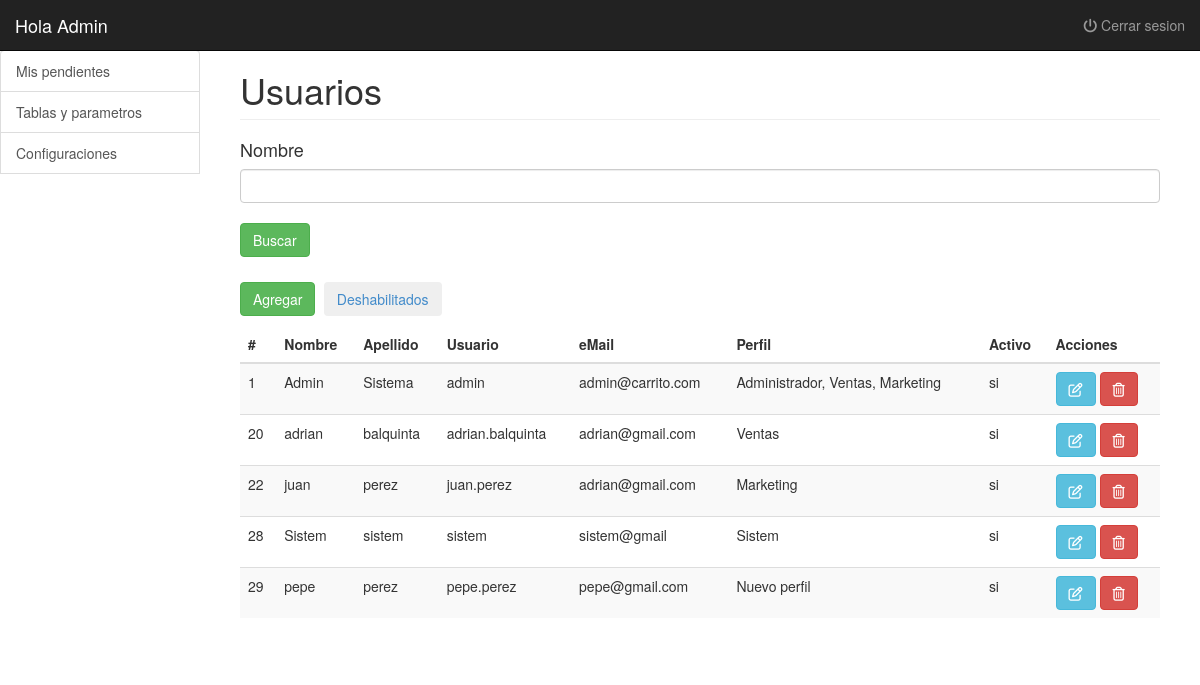
The page /tp-2/usuarios.php (signed in) on the database its author committed.
### tables this page shows
CREATE TABLE `usuarios` (
  `id_usuario` int(11) NOT NULL,
  `nombre` varchar(100) NOT NULL,
  `apellido` varchar(100) NOT NULL,
  `usuario` varchar(20) NOT NULL,
  `clave` varchar(50) NOT NULL,
  `email` varchar(100) NOT NULL,
  `tipo` int(2) NOT NULL,
  `activo` tinyint(1) NOT NULL,
  `salt` varchar(50) NOT NULL
);

### tp-2/clases/usuarios.php (called while the page is built, shortened)
<?php
Class Usuario{
	private $con;
	public function __construct($con){
		$this->con = $con;
	}
	public function getList($Xnombre,$activo){
		$query = "SELECT id_usuario,nombre,apellido,email,usuario,clave,activo
		           FROM usuarios WHERE activo = ".$activo." AND nombre like '%".$Xnombre."%'";
		$resultado = array();
		foreach($this->con->query($query) as $key=>$usuario){
			$resultado[$key] = $usuario;
			$sql = 'SELECT nombre
					  FROM perfil
					  INNER JOIN usuarios_perfiles ON (usuarios_perfiles.perfil_id = perfil.id)
					  WHERE usuarios_perfiles.usuario_id = '.$usuario['id_usuario'];
			foreach($this->con->query($sql) as $perfil){
				$resultado[$key]['perfiles'][] = $perfil['nombre'];
			}
		}
            return $resultado;
	}
}
?>

### tp-2/usuarios.php (the view, shortened to what this page needs)
<?php
require('header.php');
?>
<div class="container-fluid">
      <?php $userMenu = 'Usuarios';
	include('side_bar.php');
	if(isset($_POST['buscar'])){
		if(!isset($_GET['listDes'])){
			$xnombre= $_POST['xnombre'];
		$user->getList($xnombre,1);
		}else{
		$xnombre= $_POST['xnombre'];
		$user->getList($xnombre,0);
		}
	}else{
		if(!isset($_GET['listDes'])){
			$xnombre= "";
		$user->getList($xnombre,1);
		}else{
			$xnombre= "";
			$user->getList($xnombre,0);
		}
	}
        ?>
        <div class="col-sm-9 col-md-10 main">
		  <h1 class="page-header">
            Usuarios
          </h1>
		  <form method="POST">
		      <h4>Nombre</h4>
              <input type="text" class="form-control" id="xnombre" name="xnombre" placeholder="" value="">
              <br><button type="submit" class="btn btn-success" title="buscar" name="buscar">Buscar</button>
			  </form>
          <h2 class="sub-header">
				<a href="usuarios_ae.php"><button type="button" class="btn btn-success" title="Agregar">Agregar</button></a>
				<?php if ( !isset($_GET['listDes'])){?>
					<a href="usuarios.php?listDes"><button type="button" class="btn btn-secondary" title="Deshabilitados">Deshabilitados</button></a>
				<?} else {?>
					<a href="usuarios.php"><button type="button" class="btn btn-success" title="Habilitados">Habilitados</button></a>
				<?} ?>
		  </h2>
			  <div class="table-responsive">
				<table class="table table-striped">
				  <thead>
					<tr>
					  <th>#</th>
					  <th>Nombre</th>
					  <th>Apellido</th>
					  <th>Usuario</th>
					  <th>eMail</th>
					  <th>Perfil</th>
					  <th>Activo</th>
					  <th>Acciones</th>
					</tr>
				  </thead>
				  <tbody>
					<?php
						if(!isset($_GET['listDes'])){
						foreach($user->getList($xnombre,1) as $usuario){?>
							<tr>
							  <td><?php echo $usuario['id_usuario'];?></td>
							  <td><?php echo $usuario['nombre'];?></td>
							  <td><?php echo $usuario['apellido'];?></td>
							  <td><?php echo $usuario['usuario'];?></td>
							  <td><?php echo $usuario['email'];?></td>
							  <td><?php echo isset($usuario['perfiles'])?implode(', ',$usuario['perfiles']):'No tiene perfiles asignados';?></td>
							  <td><?php echo ($usuario['activo'])?'si':'no';?></td>
							  <td>
										<a href="usuarios_ae.php?edit=<?php echo $usuario['id_usuario']?>"><button type="button" class="btn btn-info" title="Modificar"><i class="far fa-edit"></i></i></button></a>
									<? if(isset($usuario['activo']) && $usuario['activo']==1 ){?>
										<a href="usuarios.php?del=<?php echo $usuario['id_usuario']?>"><button type="button" class="btn btn-danger" title="Borrar" onclick= "return ConfirmDelete()"><i class="far fa-trash-alt"></i></button></a>
									<? } else {?>
										<a href="usuarios.php?hab=<?php echo $usuario['id_usuario']?>"><button type="button" class="btn btn-success" title="habilitar" >Habilitar</button></a>
									<? } ?>
							  </td>
							</tr>
							<?php }} else {
								foreach($user->getList($xnombre,0) as $usuario){?>
									<tr>
									  <td><?php echo $usuario['id_usuario'];?></td>
									  <td><?php echo $usuario['nombre'];?></td>
									  <td><?php echo $usuario['apellido'];?></td>
									  <td><?php echo $usuario['usuario'];?></td>
									  <td><?php echo $usuario['email'];?></td>
									  <td><?php echo isset($usuario['perfiles'])?implode(', ',$usuario['perfiles']):'No tiene perfiles asignados';?></td>
									  <td><?php echo ($usuario['activo'])?'si':'no';?></td>
									  <td>
												<a href="usuarios_ae.php?edit=<?php echo $usuario['id_usuario']?>"><button type="button" class="btn btn-info" title="Modificar"><i class="far fa-edit"></i></i></button></a>
											<? if(isset($usuario['activo']) && $usuario['activo']==1 ){?>
												<a href="usuarios.php?del=<?php echo $usuario['id_usuario']?>"><button type="button" class="btn btn-danger" title="Borrar" onclick= "return ConfirmDelete()"><i class="far fa-trash-alt"></i></button></a>
											<? } else {?>
												<a href="usuarios.php?hab=<?php echo $usuario['id_usuario']?>"><button type="button" class="btn btn-success" title="habilitar" ><i class="far fa-check-circle"></i></button></a>
											<? } ?>
									  </td>
									</tr>
							<?php }}	 ?>
				  </tbody>
				</table>
			  </div>
      </div>
	</div>
</div>
<?php include('footer.php');?>

### tp-2/css/styles.css (style rules this page uses)
body { padding-top: 50px; background-color: while; }
.main { padding: 20px; background-color: #fff; }
@media (min-width: 768px) { .main { padding-right: 40px; padding-left: 40px; } }
.main .page-header { margin-top: 0; }

### rows shown on the page
usuarios: id_usuario "1", nombre "Admin", apellido "Sistema", usuario "admin", email "admin@carrito.com", perfiles "Administrador, Ventas, Marketing", activo "si"
usuarios: id_usuario "20", nombre "adrian", apellido "balquinta", usuario "adrian.balquinta", email "adrian@gmail.com", perfiles "Ventas", activo "si"
usuarios: id_usuario "22", nombre "juan", apellido "perez", usuario "juan.perez", email "adrian@gmail.com", perfiles "Marketing", activo "si"
usuarios: id_usuario "28", nombre "Sistem", apellido "sistem", usuario "sistem", email "sistem@gmail", perfiles "Sistem", activo "si"
usuarios: id_usuario "29", nombre "pepe", apellido "perez", usuario "pepe.perez", email "pepe@gmail.com", perfiles "Nuevo perfil", activo "si"

### other values the page prints
$_SESSION['usuario']['nombre'] "Admin"
